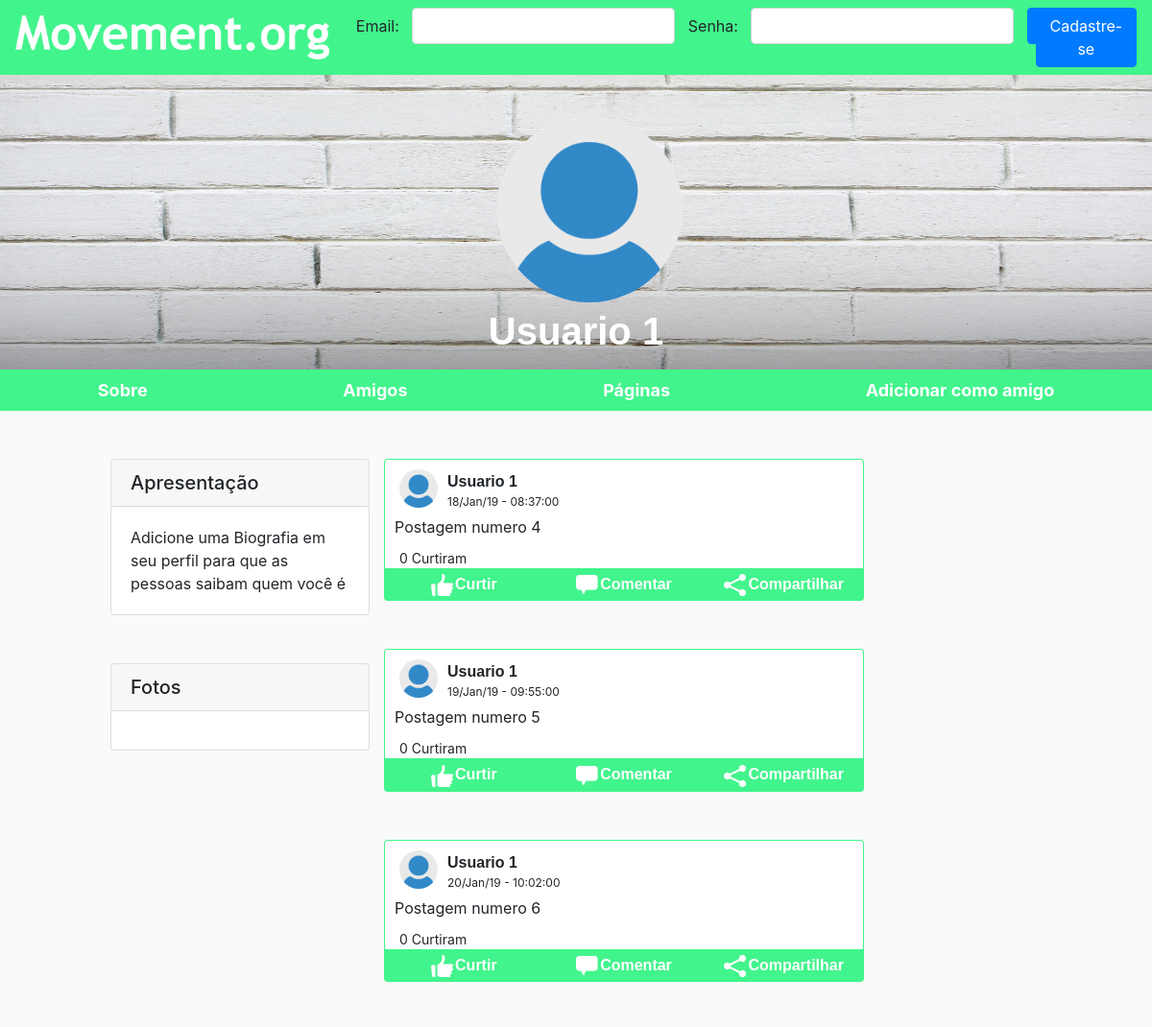
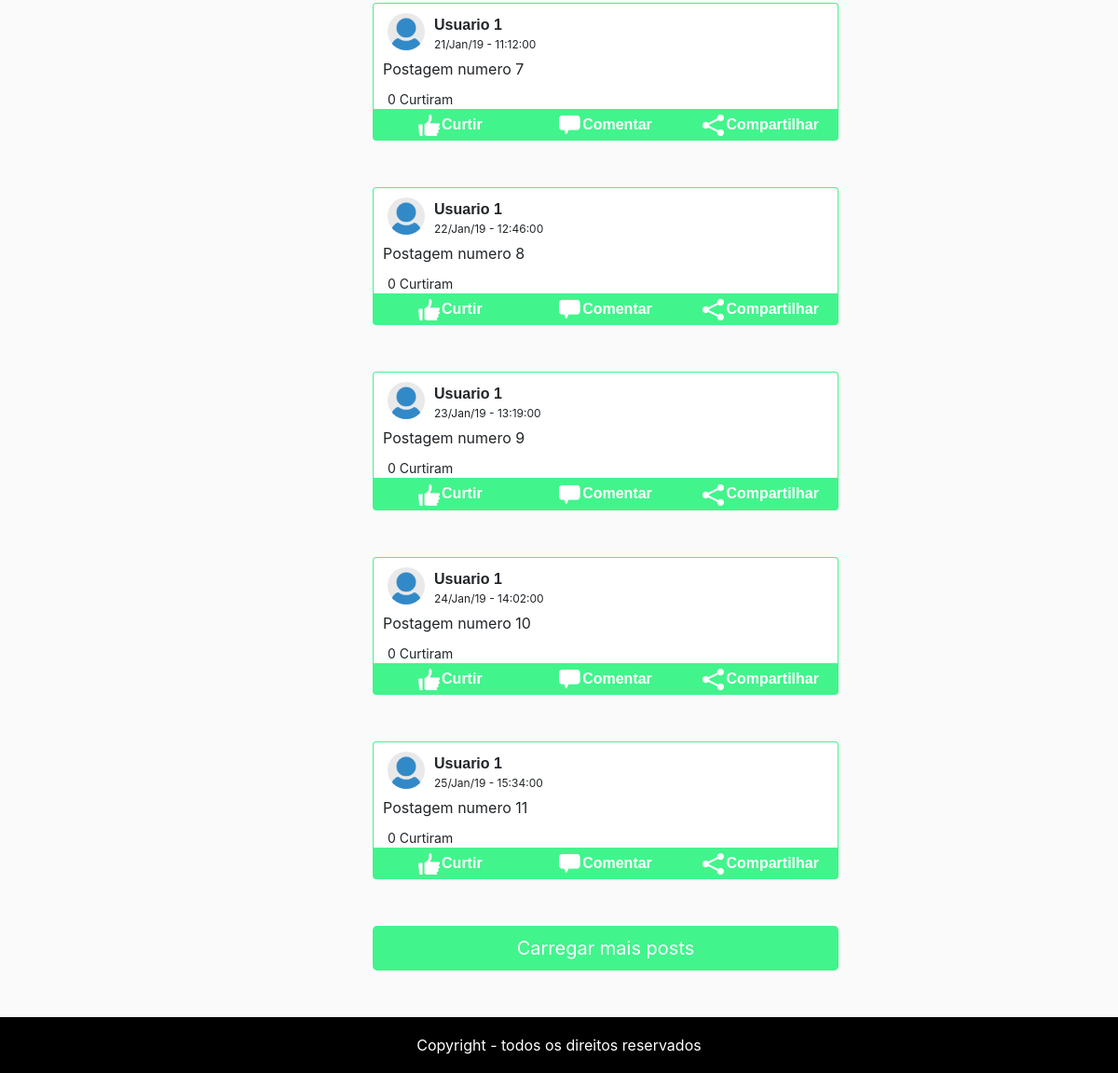
Screenshot of /usuario/perfil.php?id_usuario=3 with the database file from the repository (2 pictures, top to bottom).
### tables this page shows
create table usuario
(
id_usuario int auto_increment,
nome varchar(80),
email varchar(80),
senha varchar(20),
data_nasc date,
bio varchar(255),
foto_perfil varchar(255),
capa varchar(255),
nivel varchar(30),
Primary Key(id_usuario)
);

create table post
(
id_post int auto_increment,
id_usuario int,
conteudo text,
data_hora datetime,
curtidas int default 0,
Primary Key(id_post)
);

### usuario/feed_usuario.php (the view, shortened to what this page needs)
<?php
$sql = "select a.nome, a.foto_perfil, b.*, c.id_midia, d.arquivo, e.id_usuario from usuario as a ";
$sql .= "INNER JOIN post as b ";
$sql .= "ON (a.id_usuario = $id_usuario) and ($id_usuario = b.id_usuario) ";
$sql .= "LEFT JOIN curtir as e ";
$sql .= "ON (e.id_post = b.id_post and e.id_usuario=$id_usuario)";
$sql .= "LEFT JOIN midia_post as c ";
$sql .= "ON (c.id_post = b.id_post) ";
$sql .= "LEFT JOIN midia as d ";
$sql .= "ON (c.id_midia = d.id_midia) ";
$seleciona = mysqli_query($conexao,$sql) or die(mysqli_error($conexao));
while($dados = mysqli_fetch_array($seleciona)){
	$i = $dados['id_post'];
?>
<div class="row espaco">
	<div class="col area-post borda-post2">
		<div class="row pad-top borda-v borda-esq-dir">
			<div class="col">
				<div class="c-icone-u-post">
					<img class='icone-u-post' src='<?php echo $dados['foto_perfil'];?>' />
				</div>
				<div class="c-info-post">
					<div class='nome-post'><?php echo $dados['nome'];?></div>
					<div class='data-post'><?php echo date('d/M/y - H:i:s',strtotime($dados['data_hora']));?></div>
				</div>
			</div>
		</div>
		<div class='row borda-esq-dir'>
			<div class='col sem-margem sem-pad'>
			<div class='conteudo-post'><?php echo $dados['conteudo'];?></div>
			</div>
		</div>
		<div class="row borda-esq-dir">
			<div class="col">
				<div class="texto-curtidas" id="tc<?php echo $i;?>"><?php echo $dados['curtidas'];?> Curtiram</div>
			</div>
		</div>
		<div class='row'>
			<div class="col sem-margem sem-pad">
				<div class="nav nav-pills nav-justified b-menu-post rd-d rd-e">
					<div class="nav-item c-i-menu-post rd-e"><img class="icone-menu-post" src="../img/curtir1.png"/>Curtir</div>
					<div class="nav-item c-i-menu-post"><img class="icone-menu-post" src="../img/comments1.png"/>Comentar</div>
					<div class="nav-item c-i-menu-post rd-d"><img class="icone-menu-post" src="../img/share1.png"/>Compartilhar</div>
				</div>
			</div>
		</div>
	</div>
</div>
<?php
}
?>

### base/controle.php (shortened to what this page needs)
<!DOCTYPE html>
<html lang="en">
   <head>
   </head>
   <body>
	<link href="../css/bootstrap.min.css" rel="stylesheet" media="screen"/>
	<link href="../css/estilo.css" rel="stylesheet" media="screen"/>
	<nav class="navbar navbar-expand-lg navbar-light navbar-cor">
			<a class="pull-left" href="../base/index.php"><img class="logo" src="../img/logo.png"/></a>
			<div class="collapse navbar-collapse" id="navbarSupportedContent">
				<ul class="navbar-nav mr-auto">
					<?php
					if(isset($_SESSION['nome'])){
						$id_usuario = $_SESSION['id_usuario'];
						$nome = $_SESSION['nome'];
						$email = $_SESSION['email'];
						$foto_perfil = $_SESSION['foto_perfil'];
						$nivel = $_SESSION['nivel'];
						echo"<form name='form1' class='form-inline' name='pesquisa' method='post' action='../base/pesquisa_global.php'>
							<div class='input-group'>
								<input type='text' class='form-control borda-pesquisa' name='busca' placeholder='Pesquisar' required/>
								<div class='input-group-append' onclick='form1.submit()'>
									<img class='icone-pesquisa borda-icone-pesquisa' src='../img/pesquisa1.png'/>
								</div>
							</div>
							</form>'";
						echo"<li class='nav-item dropdown'>
							<a class='nav-link dropdown-toggle' href='#' id='navbarDropdown' role='button' data-toggle='dropdown' aria-haspopup='true' aria-expanded='false'>
								<img src='$foto_perfil' class='img-login'/>
								<font size='2' class='link'>$nome</font><span class='caret'></span>
							</a>
							<div class='dropdown-menu' arialabelledby='navbarDropdown'>";
							if($nivel=='adm'){
								echo"<a class='dropdown-item' href='../base/inicio_adm.php'>Administrar Site</a>";
							}
							echo"<a class='dropdown-item' href='../usuario/perfil.php?id_usuario=$id_usuario'>Perfil</a>
							<a class='dropdown-item' href='../base/logout.php'>Sair</a>";
						echo"</div>
						</li>";
						echo"<li class='nav-item'><a class='nav-link' href='../base/pagina_inicial.php'>Pagina Inicial</a></li>";
					}
					else{
						echo'<li>
					   <form class="form-inline my-2 my-lg-0" name="entrar" method="post" action="../base/login.php">
						<div class="form-group">
							<label for="email">Email:&nbsp; &nbsp;</label>
							<input type="email" name="email" class="form-control" required>
							&nbsp; &nbsp;
							<label for="senha">Senha:&nbsp; &nbsp;</label>
							<input type="password" name="senha" class="form-control" required>
							&nbsp; &nbsp;
							<button type="submit" class="btn btn-primary">Entrar</button>
						</div>
					   </form>
					</li>
					&nbsp; &nbsp; &nbsp; &nbsp;
					<li class="nav-item">
						<a class="btn btn-primary" href="../usuario/cadastrar_usuario.php?nivel=<?php echo $nivel;?>">Cadastre-se</a>
					</li>';
					}
					?>
				</ul>
			</div>
	</nav>
<div id="holder">

### usuario/perfil.php (shortened to what this page needs)
<?php
	include"../base/controle.php";
	if(isset($_GET['id_usuario'])){
	$id_usuario = $_GET['id_usuario'];
	$sql = "select * from usuario where id_usuario=$id_usuario";
	$seleciona = mysqli_query($conexao,$sql) or die(mysqli_error($conexao));
	$dados = mysqli_fetch_array($seleciona);
?>
<div id="body" class="container-fluid cor-fundo">
	<div class="row">
		<div class="col">
			<div class="row capa align-items-end" style="background-image: url(../usuario/capa/abstract-architecture-attractive-988873.jpg); box-shadow: inset 0 -210px 210px -210px #000000;">
				<div class="col">
					<div class="row area-foto-nome">
						<div class="offset-xl-5 col-xl-2 offset-lg-4 col-lg-4 offset-md-4 col-md-4 offset-sm-4 col-sm-4 offset-0 col-12 c-foto-perfil">
								<img src="<?php echo $dados['foto_perfil'] ?>" class="foto-perfil" />
						</div>
						<div class="col-xl-12 col-lg-12 col-md-12 col-sm-12 col-12">
							<div class="container-nome-perfil">
								<div class="nome-perfil"><?php echo $dados['nome']; ?></div>
							</div>
						</div>
					</div>
					<div class="row">
						<div class="col sem-margem">
							<ul class="nav nav-pills nav-fill b-menu-perfil" id="pills-tab" role="tablist">
							  <li class="nav-item">
								<a class="nav-link" id="pills-sobre-tab" data-toggle="pill" href='#pills-sobre' role="tab" aria-controls="pills-sobre" aria-selected="true">Sobre</a>
							  </li>
							  <li class="nav-item">
								<a class="nav-link" id="pills-amigos-tab" data-toggle="pill" href='#pills-amigos' role="tab" aria-controls="pills-amigos" aria-selected="false">Amigos</a>
							  </li>
							  <li class="nav-item">
								<a class="nav-link" id="pills-pags-tab" data-toggle="pill" href='#pills-pags' role="tab" aria-controls="pills-pags" aria-selected="false">Páginas</a>
							  </li>
							  <?php
							  if($id_usuario==$_SESSION['id_usuario']){
							  echo'<li class="nav-item">
								<a class="nav-link" id="pills-config-tab" data-toggle="pill" href="#pills-config" role="tab" aria-controls="pills-config" aria-selected="false">Configurações</a>
							  </li>';
							  }
							  else{
								  echo'<li class="nav-item">
								<a class="nav-link" id="add" href="#">Adicionar como amigo</a>
							  </li>';
							  }
							  ?>
							</ul>
						</div>
					</div>
				</div>
			</div>
		</div>
	</div>
	<div class="tab-content" id="pills-tabContent">
		<div class="tab-pane fade show active" id="pills-sobre" role="tabpanel" aria-labelledby="pills-sobre-tab">
		<div class="row">
			<div class="offset-lg-1 col-lg-3 offset-md-0 col-md-12 offset-sm-0 col-sm-12 offset-0 col-12">
				<div class="row">
					<div class="col">
						<div class="card espaco-m">
						  <h5 class="card-header">Apresentação</h5>
							  <div class="card-body">
								<p class="card-text">Adicione uma Biografia em seu perfil para que as pessoas saibam quem você é</p>
							  </div>
						</div>
						<div class="card espaco">
							<h5 class="card-header">Fotos</h5>
							<div class="card-body">
							</div>
						</div>
					</div>
				</div>
			</div>
			<div class="offset-lg-0 col-lg-5 offset-md-1 col-md-10 offset-sm-0 col-sm-12 offset-0 col-12">
				<?php include "feed_usuario.php";?>
				<div class='row espaco'>
					<div class='col sem-margem sem-pad'>
						<button class='btn btn-lg btn-block btn-area-post'>Carregar mais posts</button>
					</div>
				</div>
			</div>
		</div>
		</div>
	</div>
</div>
<?php
include"../base/rodape.php";
}
else{
	echo"<script>
		alert('Pagina não encontrada ou removida. Redirecionando...');
		window.location='../base/index.php';
	</script>";
}
?>

### base/rodape.php
<footer class="rodape">
	Copyright - todos os direitos reservados
</footer>
</div>
</body>
</html>

### css/estilo.css (style rules this page uses)
.navbar-cor { background-color:#42f48c; }
.logo { width:327px; height:46px; }
html,body { margin:0; padding:0; height:100%; }
#holder { min-height:100%; position:relative; }
#body { padding-bottom:60px; }
.rodape { height: 60px; line-height:60px; width:100%; position: absolute; left: 0; bottom: 0; background-color:#000; color:#FFF; text-align:center; }
.pad-top { padding-top:10px; }
.c-foto-perfil { text-align:center; }
.foto-perfil { width:100%; height:100%; max-width:200px; max-height:200px; min-width:194px; min-height:194px; border-radius:100%; display:inline-block; }
.b-menu-perfil { border-radius:0; background-color:#42f48c; border-color:#42f48c; }
.b-menu-perfil .nav-link { color:#FFF; font-size:18px; font-weight:bold; }
.area-foto-nome { padding:10px; }
.capa { background-color:#FFF; background-size:100% 100%; height:310px; }
.container-nome-perfil { display:table; height:100%; overflow:hidden; }
.nome-perfil { color:#FFF; font-family:Arial; font-weight:bold; font-size:40px; display:table-cell; vertical-align:bottom; }
.container-nome-perfil { margin-left:auto; margin-right:auto; }
.sem-margem { margin:0; padding:0; }
.cor-fundo { background-color:#fafafa; }
.espaco { margin-top:50px; }
.area-post { background-color:#FFF; }
.c-icone-u-post { float:left; }
.c-info-post { float:left; padding-left:10px; }
.icone-u-post { width:40px; height:40px; border-radius:100%; }
.nome-post { font-family:arial; font-weight:bold; font-size:16px; display:inline; padding:0px; margin:0px; }
.data-post { font-size:12px }
.conteudo-post { padding-top:5px; padding-bottom:10px; padding-right:10px; padding-left:10px; }
.texto-curtidas { font-size:14px; }
.c-i-menu-post { padding:5px; }
.icone-menu-post { width:23px; height:23px; margin-right:2px; }
.espaco-m { margin-top:80px; }
@media (min-width:768px) { .borda-post2 { border-radius:4px; } }
@media (min-width:768px) { .borda-v { border-top:1px solid #42f48c; border-top-left-radius:4px; border-top-right-radius:4px; } }
@media (min-width:768px) { .borda-esq-dir { border-right:1px solid #42f48c; border-left:1px solid #42f48c; } }
@media (min-width:768px) { .capa { height:350px; } }
@media (min-width:768px) { .espaco-m { margin-top:50px; } }
.borda-v { border-top:1px solid #42f48c; }
.rd-e { border-bottom-left-radius:4px; }
.rd-d { border-bottom-right-radius:4px; }
.b-menu-post { font-family:Arial; font-weight:bold; color:#FFF; background-color:#42f48c; }
.sem-margem { margin:0; }
.sem-pad { padding:0; }
.btn-area-post { background-color:#42f48c; color:#FFF; }

### rows the page displays
usuario: foto_perfil (picture), nome "Usuario 1"
post: id_usuario.foto_perfil (picture), id_usuario.nome "Usuario 1", data_hora "18/Jan/19 - 08:37:00", conteudo "Postagem numero 4", curtidas "0"
post: id_usuario.foto_perfil (picture), id_usuario.nome "Usuario 1", data_hora "19/Jan/19 - 09:55:00", conteudo "Postagem numero 5", curtidas "0"
post: id_usuario.foto_perfil (picture), id_usuario.nome "Usuario 1", data_hora "20/Jan/19 - 10:02:00", conteudo "Postagem numero 6", curtidas "0"
post: id_usuario.foto_perfil (picture), id_usuario.nome "Usuario 1", data_hora "21/Jan/19 - 11:12:00", conteudo "Postagem numero 7", curtidas "0"
post: id_usuario.foto_perfil (picture), id_usuario.nome "Usuario 1", data_hora "22/Jan/19 - 12:46:00", conteudo "Postagem numero 8", curtidas "0"
post: id_usuario.foto_perfil (picture), id_usuario.nome "Usuario 1", data_hora "23/Jan/19 - 13:19:00", conteudo "Postagem numero 9", curtidas "0"
post: id_usuario.foto_perfil (picture), id_usuario.nome "Usuario 1", data_hora "24/Jan/19 - 14:02:00", conteudo "Postagem numero 10", curtidas "0"
post: id_usuario.foto_perfil (picture), id_usuario.nome "Usuario 1", data_hora "25/Jan/19 - 15:34:00", conteudo "Postagem numero 11", curtidas "0"
